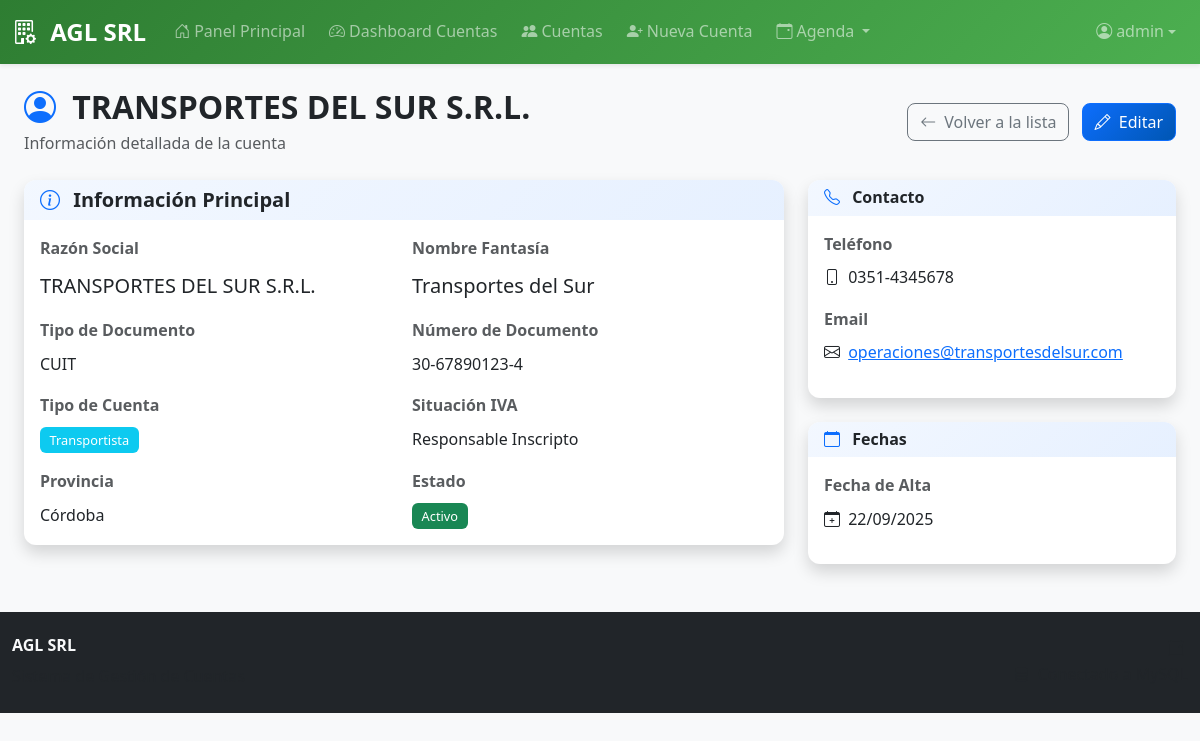
The app's page /cuentas/cuentas/3/ (signed in) with its own data.
### cuentas/models.py (models this page shows, shortened)
class cuenta(models.Model):
    id_cuenta = models.AutoField(primary_key=True)
    razon_social = models.TextField(max_length=150)  # requerido para facturar
    nombre_fantasia = models.TextField(max_length=150, null=True, blank=True)  # opcional
    numero_documento = models.TextField(max_length=15)
    tipo_documento_idtipo_documento = models.ForeignKey(
        tipo_documento, on_delete=models.PROTECT, null=True, blank=False
    )
    direccion_cuenta = models.TextField(max_length=200)
    pais_id = models.ForeignKey(pais, on_delete=models.PROTECT, null=True, blank=True)
    provincia_idprovincia = models.ForeignKey(provincia, on_delete=models.PROTECT, null=True)
    localidad_idlocalidad = models.ForeignKey(localidad, on_delete=models.PROTECT, null=True)
    telefono_cuenta = models.TextField(max_length=15, null=True, blank=True)
    celular_cuenta = models.TextField(max_length=15, null=True, blank=True)
    email_cuenta = models.TextField(max_length=150, null=True, blank=True)
    tipo_cuenta_id_tipo_cuenta = models.ForeignKey(tipo_cuenta, on_delete=models.PROTECT, null=True)
    situacionIva_idsituacionIva = models.ForeignKey(situacionIva, on_delete=models.PROTECT, null=True)
    activo = models.BooleanField(default=True)
    fecha_alta = models.DateField(auto_now_add=True)
    fecha_baja = models.DateField(null=True, blank=True)
    class Meta:
        constraints = [
            models.UniqueConstraint(
                fields=["tipo_documento_idtipo_documento", "numero_documento"],
                name="uq_cuenta_doc",
            )
        ]
        indexes = [
            models.Index(fields=["razon_social"]),
            models.Index(fields=["numero_documento"]),
            models.Index(fields=["tipo_cuenta_id_tipo_cuenta"]),
        ]

class tipo_documento(models.Model):
    idtipo_documento = models.AutoField(primary_key=True)
    descripcion = models.TextField(max_length=150)
    cod_afip = models.IntegerField()

class tipo_cuenta(models.Model):
    id_tipo_cuenta = models.AutoField(primary_key=True)
    descripcion = models.TextField(max_length=150)

class situacionIva(models.Model):
    idsituacionIva = models.AutoField(primary_key=True)
    descripcion = models.TextField(null=True, blank=True, max_length=150)
    reducida = models.TextField(null=True, blank=True, max_length=10)
    codigo_afip = models.IntegerField(
        null=True, blank=True, unique=True,
        help_text="Código oficial AFIP para la situación de IVA",
    )

class provincia(models.Model):
    id_provincia = models.AutoField(primary_key=True)
    nombre_provincia = models.TextField(max_length=150)
    codigo_provincia = models.TextField(max_length=6)
    pais_idpais = models.ForeignKey(pais, on_delete=models.PROTECT)

### cuentas/views.py (the view)
# urls.py: path('cuentas/<int:pk>/', views.DetalleCuentaView.as_view(), name='ver_cuenta'),
class DetalleCuentaView(LoginRequiredMixin, DetailView):
    model = cuenta
    template_name = 'cuentas/detalle_cuenta.html'
    context_object_name = 'cuenta'
    login_url = 'main:login'
    def get_queryset(self):
        return cuenta.objects.select_related(
            'provincia_idprovincia',
            'tipo_cuenta_id_tipo_cuenta',
            'situacionIva_idsituacionIva',
            'tipo_documento_idtipo_documento'
        ).prefetch_related(
            'contactos',
            'direcciones__pais_id',
            'direcciones__provincia_idprovincia',
            'direcciones__localidad_idlocalidad'
        )

### cuentas/templates/cuentas/detalle_cuenta.html (shortened to what this page needs)
{% extends 'cuentas/base.html' %}
{% load static %}
{% block content %}
<div class="container-fluid">
    <div class="row mb-4">
        <div class="col-12">
            <div class="d-flex justify-content-between align-items-center">
                <div>
                    <h1 class="h2 mb-1 fw-bold text-dark">
                        <i class="bi bi-person-circle me-2 text-primary"></i>
                        {{ cuenta.razon_social }}
                    </h1>
                    <p class="text-muted mb-0">
                        Información detallada de la cuenta
                    </p>
                </div>
                <div>
                    <a href="{% url 'cuentas:lista_cuentas' %}" class="btn btn-outline-secondary me-2">
                        <i class="bi bi-arrow-left me-1"></i>
                        Volver a la lista
                    </a>
                    <a href="{% url 'cuentas:editar_cuenta' cuenta.id_cuenta %}" class="btn btn-primary">
                        <i class="bi bi-pencil me-1"></i>
                        Editar
                    </a>
                </div>
            </div>
        </div>
    </div>
    <div class="row">
        <div class="col-lg-8">
            <div class="card border-0 shadow">
                <div class="card-header bg-white border-bottom-0">
                    <h5 class="mb-0 fw-bold">
                        <i class="bi bi-info-circle me-2 text-primary"></i>
                        Información Principal
                    </h5>
                </div>
                <div class="card-body">
                    <div class="row g-3">
                        <div class="col-md-6">
                            <label class="form-label fw-semibold text-muted">Razón Social</label>
                            <p class="fs-5 mb-0">{{ cuenta.razon_social }}</p>
                        </div>
                        {% if cuenta.nombre_fantasia %}
                        <div class="col-md-6">
                            <label class="form-label fw-semibold text-muted">Nombre Fantasía</label>
                            <p class="fs-5 mb-0">{{ cuenta.nombre_fantasia }}</p>
                        </div>
                        {% endif %}
                        <div class="col-md-6">
                            <label class="form-label fw-semibold text-muted">Tipo de Documento</label>
                            <p class="mb-0">{{ cuenta.tipo_documento_idtipo_documento.descripcion }}</p>
                        </div>
                        <div class="col-md-6">
                            <label class="form-label fw-semibold text-muted">Número de Documento</label>
                            <p class="mb-0">{{ cuenta.numero_documento }}</p>
                        </div>
                        <div class="col-md-6">
                            <label class="form-label fw-semibold text-muted">Tipo de Cuenta</label>
                            <p class="mb-0">
                                <span class="badge bg-info">{{ cuenta.tipo_cuenta_id_tipo_cuenta.descripcion }}</span>
                            </p>
                        </div>
                        <div class="col-md-6">
                            <label class="form-label fw-semibold text-muted">Situación IVA</label>
                            <p class="mb-0">{{ cuenta.situacionIva_idsituacionIva.descripcion }}</p>
                        </div>
                        {% if cuenta.provincia_idprovincia %}
                        <div class="col-md-6">
                            <label class="form-label fw-semibold text-muted">Provincia</label>
                            <p class="mb-0">{{ cuenta.provincia_idprovincia.nombre_provincia }}</p>
                        </div>
                        {% endif %}
                        <div class="col-md-6">
                            <label class="form-label fw-semibold text-muted">Estado</label>
                            <p class="mb-0">
                                <span class="badge bg-{% if cuenta.activo %}success{% else %}danger{% endif %}">
                                    {% if cuenta.activo %}Activo{% else %}Inactivo{% endif %}
                                </span>
                            </p>
                        </div>
                    </div>
                </div>
            </div>
        </div>
        <div class="col-lg-4">
            <div class="card border-0 shadow mb-4">
                <div class="card-header bg-white border-bottom-0">
                    <h6 class="mb-0 fw-bold">
                        <i class="bi bi-telephone me-2 text-primary"></i>
                        Contacto
                    </h6>
                </div>
                <div class="card-body">
                    {% if cuenta.telefono_cuenta %}
                    <div class="mb-3">
                        <label class="form-label fw-semibold text-muted">Teléfono</label>
                        <p class="mb-0">
                            <i class="bi bi-phone me-1"></i>
                            {{ cuenta.telefono_cuenta }}
                        </p>
                    </div>
                    {% endif %}
                    {% if cuenta.email_cuenta %}
                    <div class="mb-3">
                        <label class="form-label fw-semibold text-muted">Email</label>
                        <p class="mb-0">
                            <i class="bi bi-envelope me-1"></i>
                            <a href="mailto:{{ cuenta.email_cuenta }}">{{ cuenta.email_cuenta }}</a>
                        </p>
                    </div>
                    {% endif %}
                </div>
            </div>
            <div class="card border-0 shadow">
                <div class="card-header bg-white border-bottom-0">
                    <h6 class="mb-0 fw-bold">
                        <i class="bi bi-calendar me-2 text-primary"></i>
                        Fechas
                    </h6>
                </div>
                <div class="card-body">
                    <div class="mb-3">
                        <label class="form-label fw-semibold text-muted">Fecha de Alta</label>
                        <p class="mb-0">
                            <i class="bi bi-calendar-plus me-1"></i>
                            {{ cuenta.fecha_alta|date:"d/m/Y" }}
                        </p>
                    </div>
                </div>
            </div>
        </div>
    </div>
</div>
{% endblock %}

### cuentas/templates/cuentas/base.html (shortened to what this page needs)
<!DOCTYPE html>
<html lang="es" data-bs-theme="light">
<head>
    <link href="https://cdn.jsdelivr.net/npm/bootstrap@5.3.2/dist/css/bootstrap.min.css" rel="stylesheet">
    <link rel="stylesheet" href="https://cdn.jsdelivr.net/npm/bootstrap-icons@1.11.1/font/bootstrap-icons.css">
    <link rel="stylesheet" href="https://cdnjs.cloudflare.com/ajax/libs/animate.css/4.1.1/animate.min.css">
    {% load static %}
    <link rel="stylesheet" href="{% static 'cuentas/css/custom.css' %}">
</head>
<body class="bg-light">
    {% if user.is_authenticated %}
    <nav class="navbar navbar-expand-lg navbar-dark bg-cuentas shadow-sm">
        <div class="container-fluid">
            <a class="navbar-brand fw-bold" href="{% url 'cuentas:dashboard' %}">
                <i class="bi bi-building-gear me-2"></i>
                AGL SRL
            </a>
            <div class="collapse navbar-collapse" id="navbarNav">
                <ul class="navbar-nav me-auto">
                    <li class="nav-item">
                        <a class="nav-link {% if request.resolver_match.url_name == 'panel' %}active{% endif %}"
                           href="{% url 'main:panel' %}">
                            <i class="bi bi-house-door me-1"></i>Panel Principal
                        </a>
                    </li>
                    <li class="nav-item">
                        <a class="nav-link {% if request.resolver_match.url_name == 'dashboard' %}active{% endif %}"
                           href="{% url 'cuentas:dashboard' %}">
                            <i class="bi bi-speedometer2 me-1"></i>Dashboard Cuentas
                        </a>
                    </li>
                    <li class="nav-item">
                        <a class="nav-link {% if request.resolver_match.url_name == 'lista_cuentas' %}active{% endif %}"
                           href="{% url 'cuentas:lista_cuentas' %}">
                            <i class="bi bi-people-fill me-1"></i>Cuentas
                        </a>
                    </li>
                    <li class="nav-item">
                        <a class="nav-link {% if request.resolver_match.url_name == 'crear_cuenta' %}active{% endif %}"
                           href="{% url 'cuentas:crear_cuenta' %}">
                            <i class="bi bi-person-plus-fill me-1"></i>Nueva Cuenta
                        </a>
                    </li>
                    <li class="nav-item dropdown">
                        <a class="nav-link dropdown-toggle" href="#" role="button" data-bs-toggle="dropdown" aria-expanded="false">
                            <i class="bi bi-calendar-event me-1"></i>Agenda
                        </a>
                    </li>
                </ul>
                <div class="navbar-nav">
                    <li class="nav-item dropdown">
                        <a class="nav-link dropdown-toggle d-flex align-items-center" href="#" role="button"
                           data-bs-toggle="dropdown">
                            <i class="bi bi-person-circle me-1"></i>
                            {{ user.username }}
                        </a>
                    </li>
                </div>
            </div>
        </div>
    </nav>
    {% endif %}
    <main class="{% if user.is_authenticated %}container-fluid mt-4{% else %}d-flex align-items-center min-vh-100{% endif %}">
        {% block content %}{% endblock %}
    </main>
    {% if user.is_authenticated %}
    <footer class="bg-dark text-light mt-5 py-4">
        <div class="container-fluid">
            <div class="row">
                <div class="col-md-6">
                    <h6 class="fw-bold">AGL SRL</h6>
                    <p class="mb-0 text-muted">Sistema de Gestión de Cuentas</p>
                </div>
                <div class="col-md-6 text-md-end">
                    <p class="mb-0 text-muted">
                        <i class="bi bi-calendar-event me-1"></i>
                    </p>
                    <p class="mb-0 text-muted">
                        <i class="bi bi-database-fill me-1"></i>
                    </p>
                </div>
            </div>
        </div>
    </footer>
    {% endif %}
</body>
</html>

### cuentas/static/cuentas/css/custom.css (style rules this page uses)
:root { --agl-primary: #0d6efd; --agl-secondary: #6c757d; --agl-success: #198754; --agl-danger: #dc3545; --agl-warning: #ffc107; --agl-info: #0dcaf0; --agl-light: #f8f9fa; --agl-dark: #212529; --agl-gradient: linear-gradient(135deg, var(--agl-primary) 0%, #0056b3 100%); --shadow-sm: 0 0.125rem 0.25rem rgba(0, 0, 0, 0.075); --shadow: 0 0.5rem 1rem rgba(0, 0, 0, 0.15); --shadow-lg: 0 1rem 3rem rgba(0, 0, 0, 0.175); }
body { font-family: 'Segoe UI', Tahoma, Geneva, Verdana, sans-serif; background-color: #f8f9fa; line-height: 1.6; }
.navbar-brand { font-size: 1.5rem; font-weight: 700; }
.navbar-nav .nav-link { font-weight: 500; transition: all 0.3s ease; border-radius: 0.375rem; margin: 0 0.25rem; }
.card { border-radius: 0.75rem; border: 1px solid rgba(0, 0, 0, 0.08); box-shadow: 0 4px 6px rgba(0, 0, 0, 0.1), 0 1px 3px rgba(0, 0, 0, 0.08); }
.card-header { border-radius: 0.75rem 0.75rem 0 0 !important; background: linear-gradient(135deg, rgba(13, 110, 253, 0.05) 0%, rgba(13, 110, 253, 0.1) 100%); border-bottom: 1px solid rgba(13, 110, 253, 0.1); }
.btn { border-radius: 0.5rem; font-weight: 500; border-width: 1.5px; transition: none !important; }
.btn-primary { background: var(--agl-gradient); border-color: var(--agl-primary); }
.form-label { font-weight: 600; color: var(--agl-dark); margin-bottom: 0.5rem; }
.badge { font-weight: 500; padding: 0.5em 0.75em; border-radius: 0.375rem; font-size: 0.8rem; }

### cuentas/templates/cuentas/base.html (style rules this page uses)
.navbar-dark.bg-cuentas { background: linear-gradient(135deg, #2e7d32, #4caf50) !important; }

### cuentas/templates/cuentas/detalle_cuenta.html (style rules this page uses)
.card { transition: box-shadow 0.3s ease; }

### records on screen
cuenta: razon_social "TRANSPORTES DEL SUR S.R.L.", nombre_fantasia "Transportes del Sur", tipo_documento_idtipo_documento.descripcion "CUIT", numero_documento "30-67890123-4", tipo_cuenta_id_tipo_cuenta.descripcion "Transportista", situacionIva_idsituacionIva.descripcion "Responsable Inscripto", provincia_idprovincia.nombre_provincia "Córdoba", telefono_cuenta "0351-4345678", email_cuenta "operaciones@transportesdelsur.com", fecha_alta "22/09/2025"

### other values on screen
{{ user.username }} "admin"
